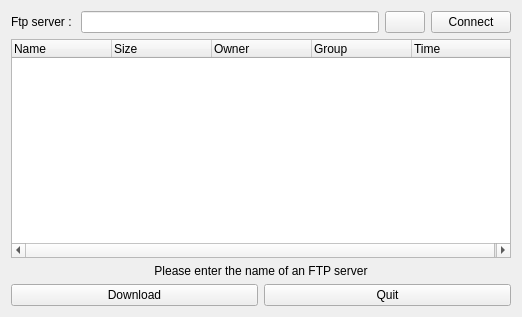
<?xml version="1.0" encoding="UTF-8"?>
<ui version="4.0">
 <class>AutoscopeFtpDialog</class>
 <widget class="QWidget" name="AutoscopeFtpDialog">
  <property name="geometry">
   <rect>
    <x>0</x>
    <y>0</y>
    <width>522</width>
    <height>317</height>
   </rect>
  </property>
  <property name="windowTitle">
   <string>Form</string>
  </property>
  <layout class="QVBoxLayout" name="verticalLayout">
   <item>
    <layout class="QGridLayout" name="gridLayout_2">
     <item row="0" column="1">
      <widget class="QLineEdit" name="ftpServerEditor"/>
     </item>
     <item row="0" column="2">
      <widget class="QPushButton" name="cdToParentButton">
       <property name="text">
        <string/>
       </property>
      </widget>
     </item>
     <item row="0" column="3">
      <widget class="QPushButton" name="connectButton">
       <property name="text">
        <string>Connect</string>
       </property>
      </widget>
     </item>
     <item row="0" column="0">
      <widget class="QLabel" name="ftpServerLabel">
       <property name="text">
        <string>Ftp server : </string>
       </property>
      </widget>
     </item>
    </layout>
   </item>
   <item>
    <layout class="QGridLayout" name="gridLayout">
     <item row="0" column="0">
      <widget class="QTreeWidget" name="fileList">
       <property name="columnCount">
        <number>5</number>
       </property>
       <column>
        <property name="text">
         <string>Name</string>
        </property>
       </column>
       <column>
        <property name="text">
         <string>Size</string>
        </property>
       </column>
       <column>
        <property name="text">
         <string>Owner</string>
        </property>
       </column>
       <column>
        <property name="text">
         <string>Group</string>
        </property>
       </column>
       <column>
        <property name="text">
         <string>Time</string>
        </property>
       </column>
      </widget>
     </item>
    </layout>
   </item>
   <item>
    <layout class="QGridLayout" name="gridLayout_3">
     <item row="0" column="0">
      <widget class="QLabel" name="statusLabel">
       <property name="text">
        <string>Please enter the name of an FTP server</string>
       </property>
       <property name="alignment">
        <set>Qt::AlignCenter</set>
       </property>
      </widget>
     </item>
     <item row="1" column="0">
      <layout class="QGridLayout" name="gridLayout_4">
       <item row="0" column="0">
        <widget class="QPushButton" name="downloadButton">
         <property name="text">
          <string>Download</string>
         </property>
        </widget>
       </item>
       <item row="0" column="1">
        <widget class="QPushButton" name="quitButton">
         <property name="text">
          <string>Quit</string>
         </property>
        </widget>
       </item>
      </layout>
     </item>
    </layout>
   </item>
  </layout>
 </widget>
 <resources/>
 <connections/>
</ui>
